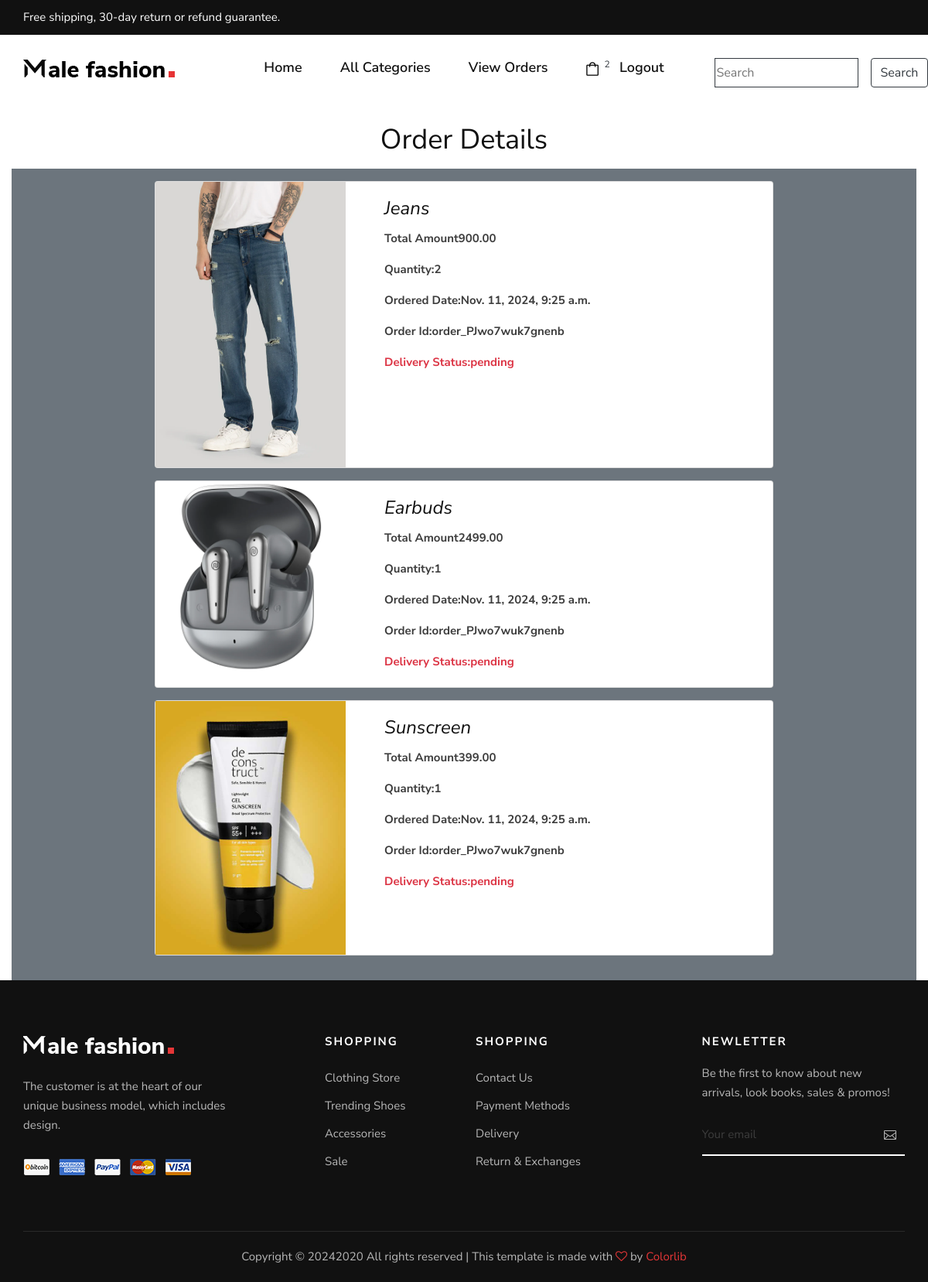
Screenshot of /cart/orderview (signed in) with the database file from the repository.
### cart/models.py (models this page shows)
class Order_details(models.Model):
    product=models.ForeignKey(Product,on_delete=models.CASCADE)
    user=models.ForeignKey(User,on_delete=models.CASCADE)
    no_of_items=models.IntegerField()
    address=models.TextField()
    phone=models.BigIntegerField()
    pin=models.IntegerField()
    order_id=models.CharField(max_length=30)
    ordered_date=models.DateTimeField(auto_now_add=True)
    payment_status=models.CharField(max_length=30,default="pending")
    delivery_status=models.CharField(max_length=30,default="pending")

### shop/models.py (models this page shows, shortened)
class Product(models.Model):
    name=models.CharField(max_length=20)
    description=models.TextField()
    image=models.ImageField(upload_to='products')
    price=models.DecimalField(max_digits=10,decimal_places=2)
    stock=models.IntegerField()
    available=models.BooleanField(default=True)
    created=models.DateTimeField(auto_now_add=True)
    updated=models.DateTimeField(auto_now=True)
    category=models.ForeignKey(Category,on_delete=models.CASCADE)

### cart/views.py (the view)
# urls.py: path('orderview',views.order_view,name='orderview'),
@login_required
def order_view(request):
    u=request.user
    o=Order_details.objects.filter(user=u)
    context={'order':o}
    return render(request,'orderview.html',context)

### cart/context_processors.py (called while the page is built)
def count_items(request):
    u=request.user
    count=0
    if request.user.is_authenticated:
        try:
            c=Cart.objects.filter(user=u)
            for i in c:
                count+=i.quantity
        except:
            count=0
    return{'count':count}

### shop/context_processors.py (called while the page is built)
def menu_links(request):
    c=Category.objects.all()
    return {'links':c}      # can use this data globally across all webpages inside our app

### templates/orderview.html
<!DOCTYPE html>
{% extends 'base.html' %}
{% block content %}
<h2 class="text-center">Order Details</h2>
<div class="container mt-3 p-3 bg-secondary">
{% for i in order %}
<div class="card mb-3 mx-auto" style="max-width: 800px;">
  <div class="row g-0">
    <div class="col-md-4">
      <img src="{{i.product.image.url}}" class="img-fluid rounded-start" alt="...">
    </div>
    <div class="col-md-8">
      <div class="card-body">
        <h4 class="card-title"><i>{{i.product.name}}</i></h4>
        <p class="card-text"><b>Total Amount{{i.product.price}}</b></p>
        <p class="card-text"><b>Quantity:{{i.no_of_items}}</b></p>
          <p class="card-text"><b>Ordered Date:{{i.ordered_date}}</b></p>
        <p class="card-text"><b>Order Id:{{i.order_id}}</b></p>
          <p class="card-text text-danger"><b>Delivery Status:{{i.delivery_status}}</b></p>
      </div>
    </div>
  </div>
</div>
{% endfor %}
  </div>
{% endblock %}

### templates/base.html (shortened to what this page needs)
<!DOCTYPE html>
{% load static %}
<html lang="zxx">
<head>
    <link rel="stylesheet" href="{% static 'css/bootstrap.min.css' %}" type="text/css">
    <link rel="stylesheet" href="https://cdnjs.cloudflare.com/ajax/libs/font-awesome/6.6.0/css/all.min.css" />
    <link rel="stylesheet" href="{% static 'css/font-awesome.min.css' %}" type="text/css">
    <link rel="stylesheet" href="{% static 'css/elegant-icons.css' %}" type="text/css">
    <link rel="stylesheet" href="{% static 'css/magnific-popup.css' %}" type="text/css">
    <link rel="stylesheet" href="{% static 'css/nice-select.css' %}" type="text/css">
    <link rel="stylesheet" href="{% static 'css/owl.carousel.min.css' %}" type="text/css">
    <link rel="stylesheet" href="{% static 'css/slicknav.min.css' %}" type="text/css">
    <link rel="stylesheet" href="{% static 'css/style.css' %}" type="text/css">
</head>
<body>
    <header class="header">
        <div class="header__top">
            <div class="container">
                <div class="row">
                    <div class="col-lg-6 col-md-7">
                        <div class="header__top__left">
                            <p>Free shipping, 30-day return or refund guarantee.</p>
                        </div>
                    </div>
                    <div class="col-lg-6 col-md-5">
                        </div>
                    </div>
                </div>
            </div>
        <div class="container">
            <div class="row">
                <div class="col-lg-3 col-md-3">
                    <div class="header__logo">
                        <a href="./index.html"><img src="{% static 'img/logo.png' %}" alt=""></a>
                    </div>
                </div>
                <div class="col-lg-6 col-md-6">
                    <nav class="header__menu mobile-menu">
                        <ul>
                            <li><a href="{% url 'shop:categories' %}">Home</a></li>
                             <li><a href="#">All Categories</a>
                                 </li>
                            {% if user.is_authenticated %}
                            {% if user.is_superuser == False %}
                             <li><a href="{% url 'cart:orderview' %}">View Orders</a></li>
                             <a href="{% url 'cart:cartview' %}"><img src="{% static 'img/icon/cart.png' %}" alt=""><sup class="mx-2 fs-5 text-dark">{{count}}</sup></a>
                            {% else %}
                            <li><a href="{% url 'shop:addcat' %}">Add Categories</a></li>
                            <li><a href="{% url 'shop:addpro' %}">Add Products</a></li>
                            {% endif %}
                             <li><a href="{% url 'shop:logout' %}">Logout</a></li>
                            {% else %}
                            <li><a href="{% url 'shop:register' %}">Register</a></li>
                            <li><a href="{% url 'shop:login' %}">Login</a></li>
                            {% endif %}
                        </ul>
                    </nav>
                </div>
                <div class="col-lg-3 col-md-3">
                    <div class="header__nav__option">
                        <form class="d-flex" method="POST" action="{% url 'search:search' %}">
    <input class="mb-3 mx-3 me-2  border border-dark" type="search" name="se" placeholder="Search" aria-label="Search" >
    <button class=" mb-3 btn btn-outline-dark" type="submit">Search</button>
                        </form>
                    </div>
                </div>
            </div>
        </div>
    </header>
{% block content %}
{% endblock %}
    <footer class="footer">
        <div class="container">
            <div class="row">
                <div class="col-lg-3 col-md-6 col-sm-6">
                    <div class="footer__about">
                        <div class="footer__logo">
                            <a href="#"><img src="{% static 'img/footer-logo.png' %}" alt=""></a>
                        </div>
                        <p>The customer is at the heart of our unique business model, which includes design.</p>
                        <a href="#"><img src="{% static 'img/payment.png' %}" alt=""></a>
                    </div>
                </div>
                <div class="col-lg-2 offset-lg-1 col-md-3 col-sm-6">
                    <div class="footer__widget">
                        <h6>Shopping</h6>
                        <ul>
                            <li><a href="#">Clothing Store</a></li>
                            <li><a href="#">Trending Shoes</a></li>
                            <li><a href="#">Accessories</a></li>
                            <li><a href="#">Sale</a></li>
                        </ul>
                    </div>
                </div>
                <div class="col-lg-2 col-md-3 col-sm-6">
                    <div class="footer__widget">
                        <h6>Shopping</h6>
                        <ul>
                            <li><a href="#">Contact Us</a></li>
                            <li><a href="#">Payment Methods</a></li>
                            <li><a href="#">Delivery</a></li>
                            <li><a href="#">Return & Exchanges</a></li>
                        </ul>
                    </div>
                </div>
                <div class="col-lg-3 offset-lg-1 col-md-6 col-sm-6">
                    <div class="footer__widget">
                        <h6>NewLetter</h6>
                        <div class="footer__newslatter">
                            <p>Be the first to know about new arrivals, look books, sales & promos!</p>
                            <form action="#">
                                <input type="text" placeholder="Your email">
                                <button type="submit"><span class="icon_mail_alt"></span></button>
                            </form>
                        </div>
                    </div>
                </div>
            </div>
            <div class="row">
                <div class="col-lg-12 text-center">
                    <div class="footer__copyright__text">
                        <p>Copyright ©
                            2020
                            All rights reserved | This template is made with <i class="fa fa-heart-o"
                            aria-hidden="true"></i> by <a href="https://colorlib.com" target="_blank">Colorlib</a>
                        </p>
                    </div>
                </div>
            </div>
        </div>
    </footer>
</body>
</html>

### static/css/style.css (style rules this page uses)
html, body { height: 100%; font-family: "Nunito Sans", sans-serif; -webkit-font-smoothing: antialiased; }
h1, h2, h3, h4, h5, h6 { margin: 0; color: #111111; font-weight: 400; font-family: "Nunito Sans", sans-serif; }
h2 { font-size: 36px; }
h4 { font-size: 24px; }
h6 { font-size: 16px; }
p { font-size: 15px; font-family: "Nunito Sans", sans-serif; color: #3d3d3d; font-weight: 400; line-height: 25px; margin: 0 0 15px 0; }
img { max-width: 100%; }
ul, ol { padding: 0; margin: 0; }
.header { background: #ffffff; }
.header__top { background: #111111; padding: 10px 0; }
.header__top__left p { color: #ffffff; margin-bottom: 0; }
.header__logo { padding: 30px 0; }
.header__logo a { display: inline-block; }
.header__menu { text-align: center; padding: 26px 0 25px; }
.header__menu ul li { list-style: none; display: inline-block; margin-right: 45px; position: relative; }
.header__menu ul li:last-child { margin-right: 0; }
.header__menu ul li a { font-size: 18px; color: #111111; display: block; font-weight: 600; position: relative; padding: 3px 0; }
.header__menu ul li a:after { position: absolute; left: 0; bottom: 0; width: 100%; height: 2px; background: #e53637; content: ""; -webkit-transition: all, 0.5s; -o-transition: all, 0.5s; transition: all, 0.5s; -webkit-transform: scale(0); -ms-transform: scale(0); transform: scale(0); }
.header__nav__option { text-align: right; padding: 30px 0; }
.footer { background: #111111; padding-top: 70px; }
.footer__about { margin-bottom: 30px; }
.footer__about .footer__logo { margin-bottom: 30px; }
.footer__about .footer__logo a { display: inline-block; }
.footer__about p { color: #b7b7b7; margin-bottom: 30px; }
.footer__widget { margin-bottom: 30px; }
.footer__widget h6 { color: #ffffff; font-size: 15px; font-weight: 700; text-transform: uppercase; letter-spacing: 2px; margin-bottom: 20px; }
.footer__widget ul li { line-height: 36px; list-style: none; }
.footer__widget ul li a { color: #b7b7b7; font-size: 15px; }
.footer__widget .footer__newslatter p { color: #b7b7b7; }
.footer__widget .footer__newslatter form { position: relative; }
.footer__widget .footer__newslatter form input { width: 100%; font-size: 15px; color: #3d3d3d; background: transparent; border: none; padding: 15px 0; border-bottom: 2px solid #ffffff; }
.footer__widget .footer__newslatter form input::placeholder { color: #3d3d3d; }
.footer__widget .footer__newslatter form button { color: #b7b7b7; font-size: 16px; position: absolute; right: 5px; top: 0; height: 100%; background: transparent; border: none; }
.footer__copyright__text { border-top: 1px solid rgba(255, 255, 255, 0.1); padding: 20px 0; margin-top: 40px; }
.footer__copyright__text p { color: #b7b7b7; margin-bottom: 0; }
.footer__copyright__text p i { color: #e53637; }
.footer__copyright__text p a { color: #e53637; }
@media only screen and (min-width: 1200px) { .container { max-width: 1170px; } }

### rows the page displays
Order_details: product.image (picture), product.name "Jeans", product.price "900.00", no_of_items "2", ordered_date "Nov. 11, 2024, 9:25 a.m.", order_id "order_PJwo7wuk7gnenb", delivery_status "pending"
Order_details: product.image (picture), product.name "Earbuds", product.price "2499.00", no_of_items "1", ordered_date "Nov. 11, 2024, 9:25 a.m.", order_id "order_PJwo7wuk7gnenb", delivery_status "pending"
Order_details: product.image (picture), product.name "Sunscreen", product.price "399.00", no_of_items "1", ordered_date "Nov. 11, 2024, 9:25 a.m.", order_id "order_PJwo7wuk7gnenb", delivery_status "pending"

### other values shown
{{ count }} "2"
